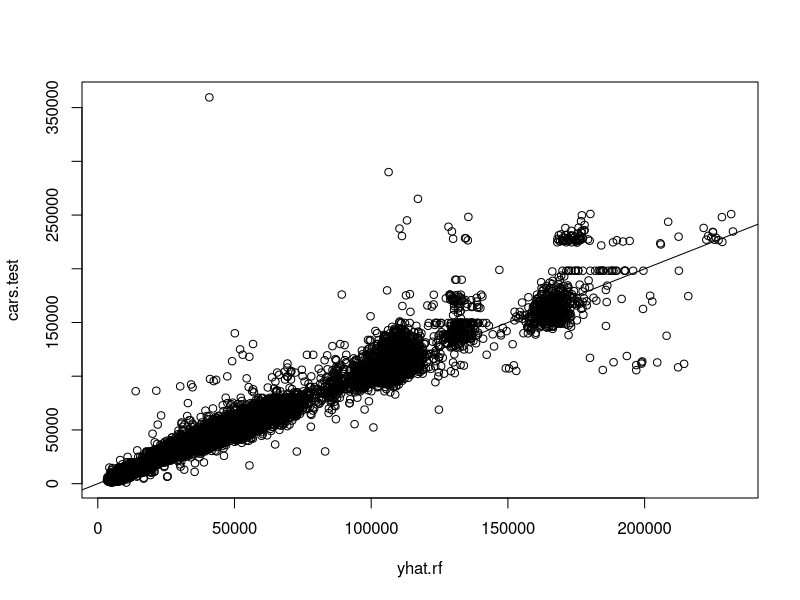
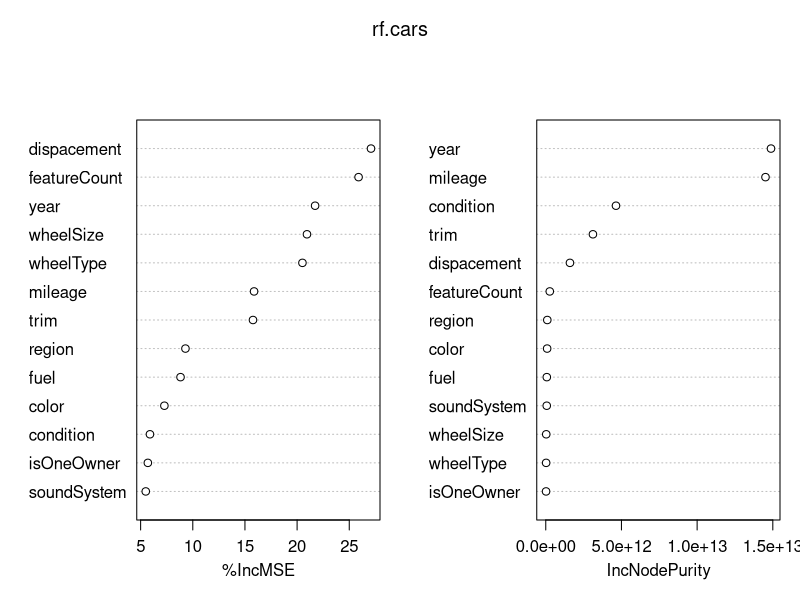

Recreate these plots in R, in order. (Note: a time limit stopped this script after it produced the figures.)
library(randomForest)
##RANDOM FOREST MODELS
Cars = read.csv("Cars.csv")
dim(Cars)
#bagging since we are using all the variables at every split
set.seed(1)
train = sample(1:nrow(Cars), 19644)
cars.test = Cars[-train, "price"]

##Random forest trees= 200 , mtry=6

rf.cars = randomForest(price~., data=Cars, ntree = 200, subset=train, mtry=6, importance=TRUE)
yhat.rf = predict(rf.cars, newdata = Cars[-train,])
plot(yhat.rf, cars.test)
abline(0,1)
mse = mean((yhat.rf - cars.test)^2)
rmse = sqrt(mse)
rmse# 6720.211

importance(rf.cars)
varImpPlot(rf.cars)
##important variables are mileage, year, condition
#dispacement, trim

##Random forest trees= 200 , mtry=6, nodesize=5

set.seed(1)
rf.carsn4 = randomForest(price~., data=Cars, ntree = 200, subset=train, mtry=4, importance=TRUE)
rf.carsn4
names(rf.carsn4)
rf.carsn4$terms


yhat.rfn4 = predict(rf.carsn4, newdata = Cars[-train,])
plot(yhat.rfn4, cars.test)
abline(0,1)
mse = mean((yhat.rfn4 - cars.test)^2)
rmse = sqrt(mse)
rmse#6689.817

importance(rf.carsn4)
varImpPlot(rf.carsn4)
##important variables are mileage, year, condition
#dispacement, trim


##Random forest trees= 200 , mtry=4, nodesize=20

set.seed(1)
rf.carsn4n20 = randomForest(price~., data=Cars, ntree = 200, subset=train, mtry=4, nodesize=20, importance=TRUE)
rf.carsn4n20

yhat.rfn4n20 = predict(rf.carsn4n20, newdata = Cars[-train,])
plot(yhat.rfn4n20, cars.test)
abline(0,1)
mse = mean((yhat.rfn4n20 - cars.test)^2)
rmse = sqrt(mse)
rmse#6649.087

importance(rf.carsn4n20)
varImpPlot(rf.carsn4n20)
##important variables are mileage, year, condition
#dispacement, trim



##Random forest trees= 200 , mtry=6, nodesize=20


rf.carsn6n20 = randomForest(price~., data=Cars, ntree = 200, subset=train, mtry=6, nodesize=20, importance=TRUE)
rf.carsn6n20

yhat.rfn6n20 = predict(rf.carsn6n20, newdata = Cars[-train,])
plot(yhat.rfn6n20, cars.test,  pch= 1, cex.lab = 3)
abline(0,1)
mse = mean((yhat.rfn6n20 - cars.test)^2)
rmse = sqrt(mse)
rmse

plot(yhat.rfn6n20, (yhat.rfn6n20-cars.test), col=ifelse((yhat.rfn6n20)>105000, "burlywood", "black"), xlab= "Predicted", ylab='Residuals', cex.lab=1.2, main= "Predicted vs. Residuals Plot")
options(scipen=999)
importance(rf.carsn6n20)
varImpPlot(rf.carsn6n20)
##important variables are mileage, year, condition
#dispacement, trim



##Random forest trees= 200 , mtry=6, nodesize=40

set.seed(1)
rf.carsn6n40 = randomForest(price~., data=Cars, ntree = 200, subset=train, mtry=6, nodesize=40, importance=TRUE)
rf.carsn6n40

yhat.rfn6n40 = predict(rf.carsn6n40, newdata = Cars[-train,])
plot(yhat.rfn6n40, cars.test)
abline(0,1)
mse = mean((yhat.rfn6n40 - cars.test)^2)
rmse = sqrt(mse)
rmse#

importance(rf.carsn6n40)
varImpPlot(rf.carsn6n40)
##important variables are mileage, year, condition
#dispacement, trim


##Random forest trees= 200 , mtry=4, nodesize=40

set.seed(1)
rf.carsn4n40 = randomForest(price~., data=Cars, ntree = 200, subset=train, mtry=4, nodesize=40, importance=TRUE)
rf.carsn4n40

yhat.rfn4n40 = predict(rf.carsn4n40, newdata = Cars[-train,])
plot(yhat.rfn4n40, cars.test)
abline(0,1)
mse = mean((yhat.rfn4n40 - cars.test)^2)
rmse = sqrt(mse)
rmse#

importance(rf.carsn4n40)
varImpPlot(rf.carsn4n40)
##important variables are mileage, year, condition
#dispacement, trim





##Random forest trees=200 , mtry=4, nodesize=30

set.seed(1)
rf.carsn4n30 = randomForest(price~., data=Cars, ntree = 200, subset=train, mtry=4, nodesize=30, importance=TRUE)
rf.carsn4n30

yhat.rfn4n30 = predict(rf.carsn4n30, newdata = Cars[-train,])
plot(yhat.rfn4n30, cars.test)
abline(0,1)
mse = mean((yhat.rfn4n30 - cars.test)^2)
rmse = sqrt(mse)
rmse#

importance(rf.carsn4n30)
varImpPlot(rf.carsn4n30)
##important variables are mileage, year, condition
#dispacement, trim


##Random forest trees=100 , mtry=6, nodesize=30

set.seed(1)
rf.carsn6n30 = randomForest(price~., data=Cars, ntree = 100, subset=train, mtry=6, nodesize=20, importance=TRUE)
rf.carsn6n30

yhat.rfn6n30 = predict(rf.carsn6n30, newdata = Cars[-train,])
plot(yhat.rfn6n30, cars.test)
abline(0,1)
mse = mean((yhat.rfn6n30 - cars.test)^2)
rmse = sqrt(mse)
rmse#

importance(rf.carsn6n30)
varImpPlot(rf.carsn6n30)
##important variables are mileage, year, condition
#dispacement, trim
